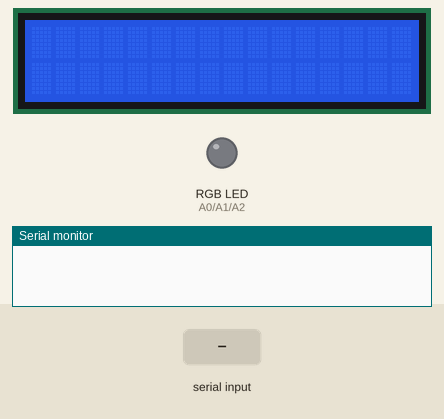
A sketch run on a simulated Arduino Uno, built with avr-gcc and run on an emulated ATmega328P. Parts: 16×2 character LCD, an RGB LED mixed from three pins (HIGH = lit), the last lines printed to the serial monitor. Inputs (shaded band) come from the test bench.

Above: at 1.2 s.
1.3 s: "1" received over Serial
At 2.0 s:
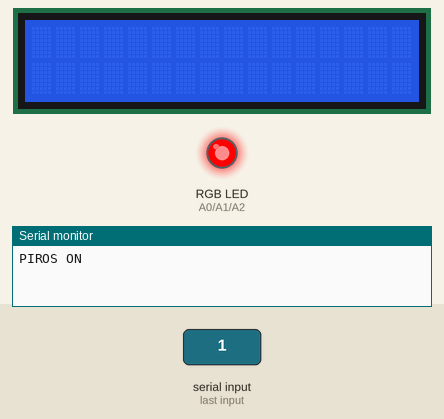
2.9 s: "1" received over Serial
At 4.1 s:
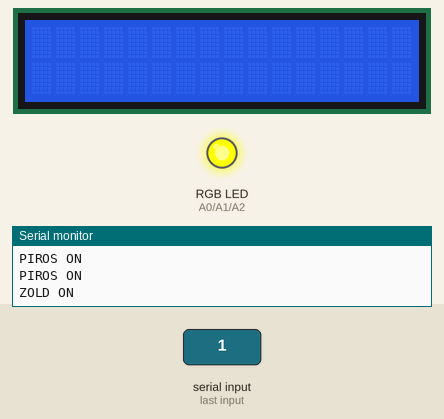
4.4 s: "1" received over Serial
At 5.6 s:
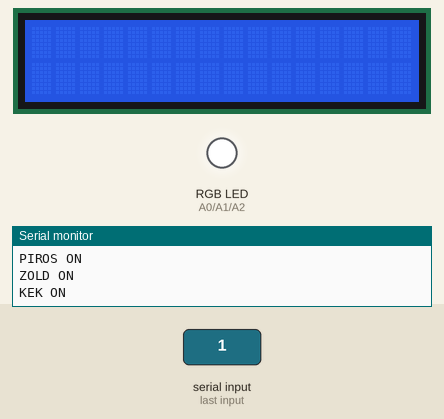
Timing chart, 0 to 7.4 s (numbered marks = the images above; inputs shaded):
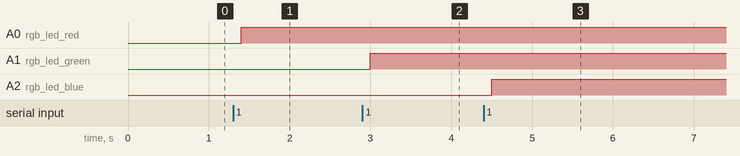

Measured:
- after the input at 1.3 s, A0 (rgb_led_red): LOW → HIGH after 0.10 s
- after the input at 2.9 s, A1 (rgb_led_green): LOW → HIGH after 0.10 s
- after the input at 4.4 s, A2 (rgb_led_blue): LOW → HIGH after 0.10 s

The sketch:

led_cucc_soros.ino
```cpp
#include <Wire.h>
#include <LiquidCrystal_I2C.h>

LiquidCrystal_I2C lcd(0x27, 2, 1, 0, 4, 5, 6, 7, 3, POSITIVE); //Lcd inicializálása
const int rgb_led_red = A0;
const int rgb_led_green = A1;
const int rgb_led_blue = A2;
char *utasitasok[20]; //Itt adjuk megy hány utasítást szeretnénk tárolni.
char *pointer = NULL;
int index = 0;

void setup() {
  Serial.begin(9600);
  lcd.begin(16, 2);
  pinMode(rgb_led_red, OUTPUT);
  pinMode(rgb_led_green, OUTPUT);
  pinMode(rgb_led_blue, OUTPUT);
  Serial.setTimeout(100);
}

void loop() {

  if (Serial.available() > 0) {
    String utasitasString = Serial.readString();
    utasitasString.trim();
    //lcd.clear();
    //lcd.print(utasitasString);

    char utasitas_array[utasitasString.length()];
    utasitasString.toCharArray(utasitas_array, utasitasString.length() + 1);
    pointer = strtok(utasitas_array, " ");
    while (pointer != NULL)
    {
      utasitasok[index] = pointer;
      /*lcd.clear();
        lcd.print(utasitasok[index]);*/
      //delay(1000);
      index++;
      pointer = strtok(NULL, " ");
    }

    //Serial.println(utasitasString);
    String rgb_red = utasitasok[0];
    String rgb_green = utasitasok[1];
    String rgb_blue = utasitasok[2];
    String lcd_text = utasitasok[3];

    if (rgb_red.equals("1")) {
      digitalWrite(rgb_led_red, HIGH);
      Serial.println("PIROS ON");
    }
    if (rgb_red.equals("0")) {
      digitalWrite(rgb_led_red, LOW);
      Serial.println("PIROS OFF");
    }
    if (rgb_green.equals("1")) {
      digitalWrite(rgb_led_green, HIGH);
      Serial.println("ZOLD ON");
    }
    if (rgb_green.equals("0")) {
      digitalWrite(rgb_led_green, LOW);
      Serial.println("ZOLD OFF");
    }
    if (rgb_blue.equals("1")) {
      digitalWrite(rgb_led_blue, HIGH);
      Serial.println("KEK ON");
    }
    if (rgb_blue.equals("0")) {
      digitalWrite(rgb_led_blue, LOW);
      Serial.println("KEK OFF");
    }
  }
}
```
